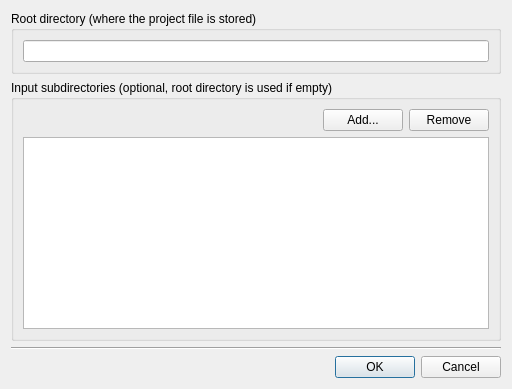
<?xml version="1.0" encoding="UTF-8"?>
<ui version="4.0">
 <class>ProjectSettingsGUI</class>
 <widget class="QDialog" name="ProjectSettingsGUI">
  <property name="geometry">
   <rect>
    <x>0</x>
    <y>0</y>
    <width>512</width>
    <height>371</height>
   </rect>
  </property>
  <property name="windowTitle">
   <string>Project Settings</string>
  </property>
  <layout class="QVBoxLayout" name="verticalLayout">
   <item>
    <widget class="QGroupBox" name="groupBox">
     <property name="sizePolicy">
      <sizepolicy hsizetype="Preferred" vsizetype="Preferred">
       <horstretch>0</horstretch>
       <verstretch>0</verstretch>
      </sizepolicy>
     </property>
     <property name="title">
      <string>Root directory (where the project file is stored)</string>
     </property>
     <layout class="QHBoxLayout" name="horizontalLayout_2">
      <item>
       <widget class="QLineEdit" name="RootDirectory">
        <property name="readOnly">
         <bool>true</bool>
        </property>
       </widget>
      </item>
     </layout>
    </widget>
   </item>
   <item>
    <widget class="QGroupBox" name="groupBox_2">
     <property name="sizePolicy">
      <sizepolicy hsizetype="Preferred" vsizetype="MinimumExpanding">
       <horstretch>0</horstretch>
       <verstretch>0</verstretch>
      </sizepolicy>
     </property>
     <property name="title">
      <string>Input subdirectories (optional, root directory is used if empty)</string>
     </property>
     <layout class="QVBoxLayout" name="verticalLayout_2">
      <item>
       <layout class="QHBoxLayout" name="horizontalLayout">
        <item>
         <spacer name="horizontalSpacer">
          <property name="orientation">
           <enum>Qt::Horizontal</enum>
          </property>
          <property name="sizeHint" stdset="0">
           <size>
            <width>40</width>
            <height>20</height>
           </size>
          </property>
         </spacer>
        </item>
        <item>
         <widget class="QPushButton" name="Add">
          <property name="text">
           <string>Add...</string>
          </property>
         </widget>
        </item>
        <item>
         <widget class="QPushButton" name="Remove">
          <property name="text">
           <string>Remove</string>
          </property>
         </widget>
        </item>
       </layout>
      </item>
      <item>
       <widget class="QListWidget" name="DirectoryList"/>
      </item>
     </layout>
    </widget>
   </item>
   <item>
    <widget class="Line" name="line">
     <property name="orientation">
      <enum>Qt::Horizontal</enum>
     </property>
    </widget>
   </item>
   <item>
    <widget class="QDialogButtonBox" name="DialogButtons">
     <property name="orientation">
      <enum>Qt::Horizontal</enum>
     </property>
     <property name="standardButtons">
      <set>QDialogButtonBox::Cancel|QDialogButtonBox::Ok</set>
     </property>
    </widget>
   </item>
  </layout>
 </widget>
 <tabstops>
  <tabstop>RootDirectory</tabstop>
  <tabstop>Add</tabstop>
  <tabstop>Remove</tabstop>
  <tabstop>DirectoryList</tabstop>
 </tabstops>
 <resources/>
 <connections>
  <connection>
   <sender>DialogButtons</sender>
   <signal>accepted()</signal>
   <receiver>ProjectSettingsGUI</receiver>
   <slot>accept()</slot>
   <hints>
    <hint type="sourcelabel">
     <x>248</x>
     <y>254</y>
    </hint>
    <hint type="destinationlabel">
     <x>157</x>
     <y>274</y>
    </hint>
   </hints>
  </connection>
  <connection>
   <sender>DialogButtons</sender>
   <signal>rejected()</signal>
   <receiver>ProjectSettingsGUI</receiver>
   <slot>reject()</slot>
   <hints>
    <hint type="sourcelabel">
     <x>316</x>
     <y>260</y>
    </hint>
    <hint type="destinationlabel">
     <x>286</x>
     <y>274</y>
    </hint>
   </hints>
  </connection>
 </connections>
</ui>
